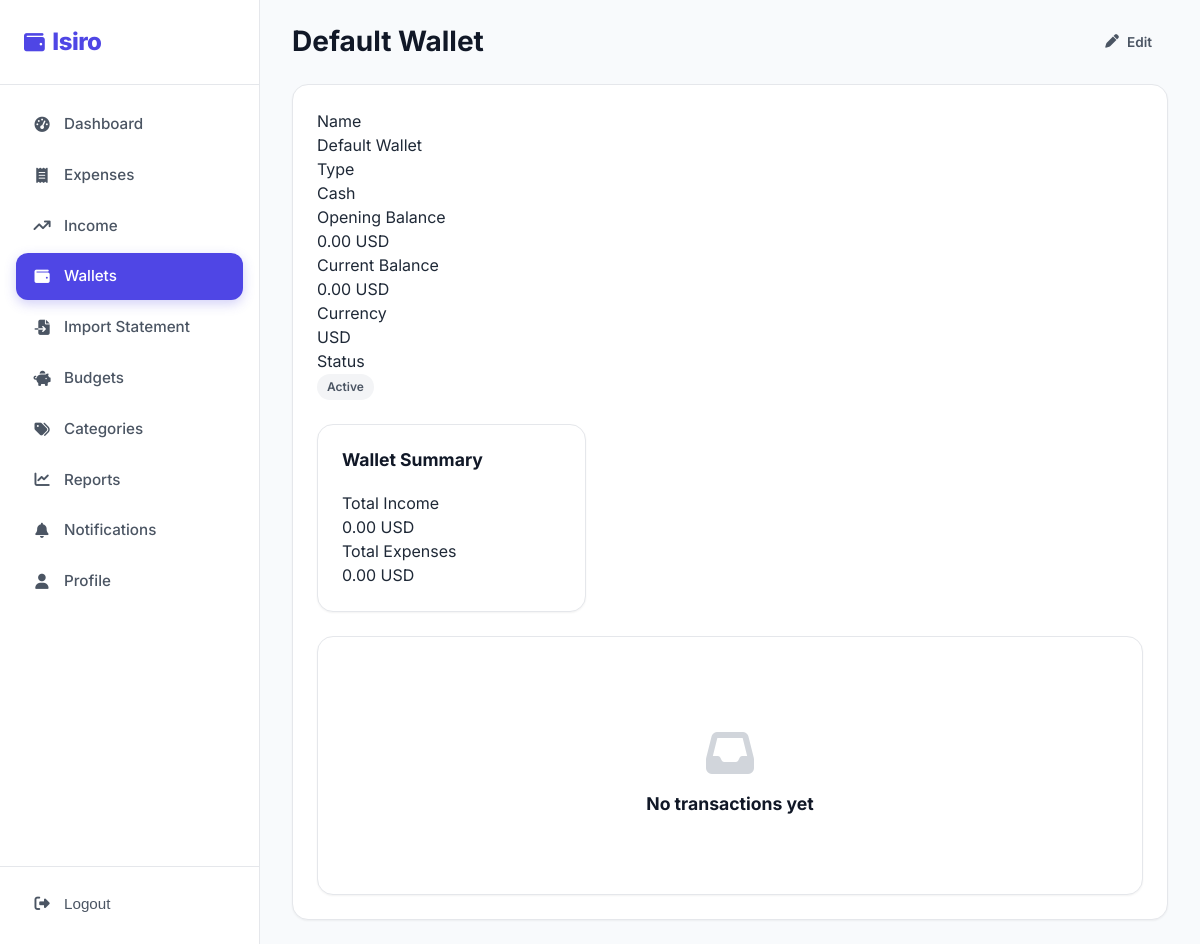
Page /expenses/wallets/2/ (signed in) on the earlier database version.
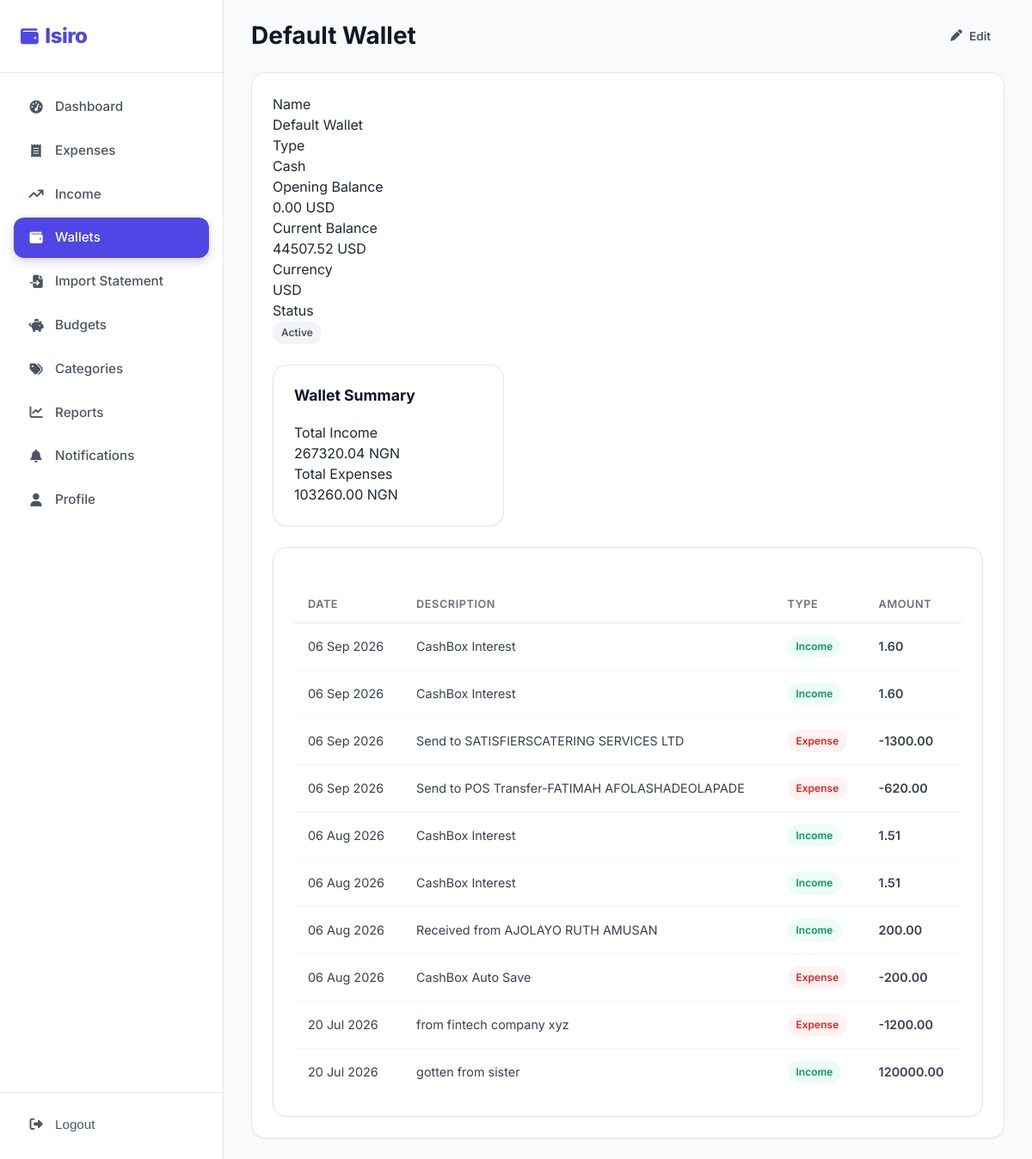
Same page on the later database version.
### expenses/models.py (models this page shows, shortened)
class Wallet(models.Model):
    class AccountType(models.TextChoices):
        CASH = "cash", "Cash"
        BANK = "bank", "Bank Account"
        MOBILE = "mobile", "Mobile Money"
        CARD = "card", "Credit Card"
        SAVINGS = "savings", "Savings"
        OTHER = "other", "Other"
    user = models.ForeignKey(
        settings.AUTH_USER_MODEL,
        on_delete=models.CASCADE,
        related_name="wallets",
    )
    name = models.CharField(max_length=120)
    account_type = models.CharField(
        max_length=12,
        choices=AccountType.choices,
        default=AccountType.CASH,
    )
    opening_balance = models.DecimalField(
        max_digits=12, decimal_places=2, default=0)
    current_balance = models.DecimalField(
        max_digits=12, decimal_places=2, default=0)
    currency = models.CharField(max_length=10, default="USD")
    description = models.CharField(max_length=255, blank=True)
    is_active = models.BooleanField(default=True)
    created_at = models.DateTimeField(auto_now_add=True)
    updated_at = models.DateTimeField(auto_now=True)
    class Meta:
        ordering = ["name"]
        constraints = [
            models.UniqueConstraint(
                fields=["user", "name"], name="unique_wallet_name_per_user"),
        ]

class Expense(models.Model):
    class TransactionType(models.TextChoices):
        EXPENSE = "expense", "Expense"
        INCOME = "income", "Income"
    class Source(models.TextChoices):
        MANUAL = "manual", "Manual"
        PDF = "pdf", "PDF Import"
        CSV = "csv", "CSV Import"
        OCR = "ocr", "OCR Import"
    class PaymentMethod(models.TextChoices):
        CASH = "cash", "Cash"
        CARD = "card", "Card"
        BANK = "bank", "Bank Transfer"
        MOBILE = "mobile", "Mobile Money"
        OTHER = "other", "Other"
    class Status(models.TextChoices):
        PENDING = "pending", "Pending"
        COMPLETED = "completed", "Completed"
        FAILED = "failed", "Failed"
    user = models.ForeignKey(
        settings.AUTH_USER_MODEL,
        on_delete=models.CASCADE,
        related_name="expenses",
    )
    wallet = models.ForeignKey(
        Wallet,
        on_delete=models.CASCADE,
        related_name="expenses",
    )
    amount = models.DecimalField(max_digits=12, decimal_places=2)
    date = models.DateField()
    category = models.ForeignKey(
        Category, on_delete=models.SET_NULL, null=True, related_name="expenses",
    )
    description = models.CharField(max_length=255, blank=True)
    transaction_type = models.CharField(
        max_length=10, choices=TransactionType.choices, default=TransactionType.EXPENSE,
    )
    payment_method = models.CharField(
        max_length=10, choices=PaymentMethod.choices, default=PaymentMethod.CASH,
    )
    source = models.CharField(
        max_length=10, choices=Source.choices, default=Source.MANUAL,
    )
    attachment = models.FileField(
        upload_to="attachments/", blank=True, null=True)
    merchant_name = models.CharField(max_length=150, blank=True)
    location = models.CharField(max_length=255, blank=True)
    notes = models.TextField(blank=True)
    status = models.CharField(
        max_length=10, choices=Status.choices, default=Status.COMPLETED,
    )
    created_at = models.DateTimeField(auto_now_add=True)
    updated_at = models.DateTimeField(auto_now=True)
    class Meta:
        ordering = ["-date", "-created_at"]
        indexes = [
            models.Index(fields=["user", "date"]),
            models.Index(fields=["user", "transaction_type"]),
        ]

### users/models.py (models this page shows, shortened)
class User(AbstractUser):
    username = None  # remove the username field; use email instead
    full_name = models.CharField(max_length=150, blank=True)
    email = models.EmailField(unique=True)
    profile_image = models.ImageField(
        upload_to="profile_images/",
        blank=True,
        null=True,
    )
    currency = models.CharField(max_length=10, default="USD")
    monthly_budget_preference = models.DecimalField(max_digits=12, decimal_places=2, default=0)
    theme_preference = models.CharField(max_length=10, default="light", choices=[("light", "Light"), ("dark", "Dark")])
    notify_expenses = models.BooleanField(default=True)
    notify_budgets = models.BooleanField(default=True)
    notify_imports = models.BooleanField(default=True)
    created_at = models.DateTimeField(auto_now_add=True)
    USERNAME_FIELD = "email"
    REQUIRED_FIELDS = ["full_name"]
    objects = UserManager()

### expenses/views.py (the view)
# urls.py: path("wallets/<int:pk>/", WalletDetailView.as_view(), name="wallet_detail"),
class WalletDetailView(LoginRequiredMixin, DetailView):
    login_url = "users:login"
    template_name = "wallets/wallet_detail.html"
    context_object_name = "wallet"
    def get_queryset(self):
        return Wallet.objects.filter(user=self.request.user)
    def get_context_data(self, **kwargs):
        ctx = super().get_context_data(**kwargs)
        wallet = self.object
        txns = Expense.objects.filter(
            user=self.request.user, wallet=wallet).select_related("category")
        income = txns.filter(transaction_type=Expense.TransactionType.INCOME)
        expenses = txns.filter(
            transaction_type=Expense.TransactionType.EXPENSE)
        ctx["currency"] = self.request.user.currency
        ctx["total_income"] = income.aggregate(t=Sum("amount"))["t"] or 0
        ctx["total_expenses"] = expenses.aggregate(t=Sum("amount"))["t"] or 0
        ctx["income_history"] = income.order_by("-date", "-created_at")[:10]
        ctx["expense_history"] = expenses.order_by("-date", "-created_at")[:10]
        ctx["recent_transactions"] = txns.order_by("-date", "-created_at")[:10]
        return ctx

### templates/wallets/wallet_detail.html (shortened to what this page needs)
{% extends "base.html" %}
{% load static %}
{% block body_class %}app-page{% endblock %}
{% block content %}
<div class="app-layout">
  {% include "partials/sidebar.html" with active="wallets" %}
  <main class="main-content">
    <div class="topbar">
      <div style="display: flex; align-items: center; gap: 16px">
        <h1>{{ wallet.name }}</h1>
      </div>
      <div class="topbar-actions">
        <a
          href="{% url 'expenses:wallet_edit' wallet.id %}"
          class="btn btn-ghost btn-sm"
          ><i class="fas fa-pen"></i> Edit</a
        >
      </div>
    </div>
    <div class="card" style="max-width: 900px">
      <div class="detail-grid">
        <div class="detail-item">
          <div class="label">Name</div>
          <div class="value">{{ wallet.name }}</div>
        </div>
        <div class="detail-item">
          <div class="label">Type</div>
          <div class="value">{{ wallet.get_account_type_display }}</div>
        </div>
        <div class="detail-item">
          <div class="label">Opening Balance</div>
          <div class="value">
            {{ wallet.opening_balance|floatformat:2 }} {{ wallet.currency }}
          </div>
        </div>
        <div class="detail-item">
          <div class="label">Current Balance</div>
          <div class="value">
            {{ wallet.current_balance|floatformat:2 }} {{ wallet.currency }}
          </div>
        </div>
        <div class="detail-item">
          <div class="label">Currency</div>
          <div class="value">{{ wallet.currency }}</div>
        </div>
        <div class="detail-item">
          <div class="label">Status</div>
          <div class="value">
            <span class="badge badge-source"
              >{% if wallet.is_active %}Active{% else %}Inactive{% endif %}
              </span>
          </div>
        </div>
      </div>
      <div class="chart-grid" style="margin-top: 24px">
        <div class="chart-card">
          <h3>Wallet Summary</h3>
          <div class="detail-grid">
            <div class="detail-item">
              <div class="label">Total Income</div>
              <div class="value">
                {{ total_income|floatformat:2 }} {{ currency }}
              </div>
            </div>
            <div class="detail-item">
              <div class="label">Total Expenses</div>
              <div class="value">
                {{ total_expenses|floatformat:2 }} {{ currency }}
              </div>
            </div>
          </div>
        </div>
      </div>
      <div class="txn-section">
        {% if recent_transactions %}
        <div class="table-wrap">
          <table class="data-table">
            <thead>
              <tr>
                <th>Date</th>
                <th>Description</th>
                <th>Type</th>
                <th>Amount</th>
              </tr>
            </thead>
            <tbody>
              {% for tx in recent_transactions %}
              <tr>
                <td>{{ tx.date|date:"d M Y" }}</td>
                <td>{{ tx.description|default:"—" }}</td>
                <td>
                  <span class="badge badge-{{ tx.transaction_type }}"
                    >{{ tx.get_transaction_type_display }}</span
                  >
                </td>
                <td
                  class="{% if tx.transaction_type == 'expense' %}amount-expense{% else %}amount-income{% endif %}"
                >
                  {% if tx.transaction_type == 'expense' %}-{% endif %}{{ tx.amount|floatformat:2 }}
                </td>
              </tr>
              {% endfor %}
            </tbody>
          </table>
        </div>
        {% else %}
        <div class="empty-state">
          <i class="fas fa-inbox"></i>
          <h3>No transactions yet</h3>
        </div>
        {% endif %}
      </div>
    </div>
  </main>
</div>
{% include "partials/bottom_nav.html" with active="wallets" %} {% endblock %}

Differences in the rows shown:
computed for Wallet "Default Wallet": current_balance "0.00" → "44507.52"
changed User: currency "USD" → "NGN"
added Expense: date "06 Sep 2026", description "CashBox Interest", transaction_type "Income", amount "1.60"
added Expense: date "06 Sep 2026", description "CashBox Interest", transaction_type "Income", amount "1.60"
added Expense: date "06 Sep 2026", description "Send to SATISFIERSCATERING SERVICES LTD", transaction_type "Expense", amount "1300.00"
added Expense: date "06 Sep 2026", description "Send to POS Transfer-FATIMAH AFOLASHADEOLAPADE", transaction_type "Expense", amount "620.00"
added Expense: date "06 Aug 2026", description "CashBox Interest", transaction_type "Income", amount "1.51"
added Expense: date "06 Aug 2026", description "CashBox Interest", transaction_type "Income", amount "1.51"
added Expense: date "06 Aug 2026", description "Received from AJOLAYO RUTH AMUSAN", transaction_type "Income", amount "200.00"
added Expense: date "06 Aug 2026", description "CashBox Auto Save", transaction_type "Expense", amount "200.00"
added Expense: date "20 Jul 2026", description "from fintech company xyz", transaction_type "Expense", amount "1200.00"
added Expense: date "20 Jul 2026", description "gotten from sister", transaction_type "Income", amount "120000.00"
Other differences:
{{ total_income|floatformat:2 }}: "0.00" → "267320.04"
{{ total_expenses|floatformat:2 }}: "0.00" → "103260.00"
text no longer shown: "No transactions yet"
text now shown: "DATE DESCRIPTION TYPE AMOUNT"
